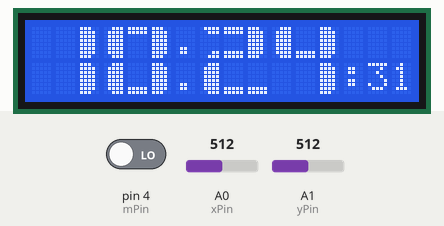
The sketch below on a simulated Arduino Uno, built with avr-gcc and run on an emulated ATmega328P. On the bench: 16×2 character LCD. The test bench sets the inputs (shaded band); at power-on: pin 4 (mPin) LOW, A0 (xPin) = 512, A1 (yPin) = 512. The local clock reads 2024-03-15 10:24:30 at power-on unless the sketch sets it; what the sketch prints to the serial monitor is not drawn.

Above: at 1.3 s.
1.4 s: pin 4 (mPin) driven HIGH
At 1.73 s:
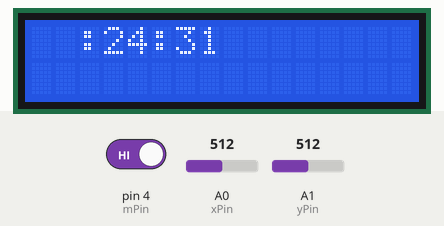
4.0 s: A0 (xPin) set to 390
At 4.17 s:
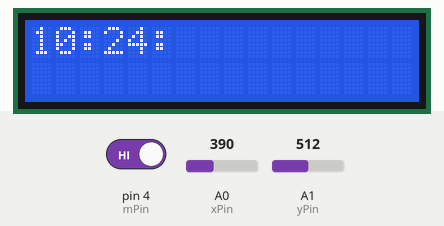
5.5 s: A1 (yPin) set to 390
At 5.69 s:
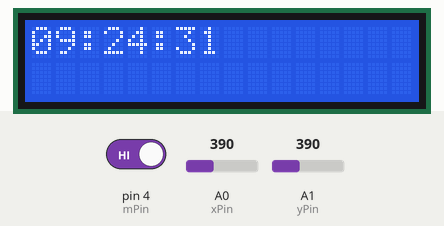
7.0 s: A0 (xPin) set to 410
At 8.4 s:
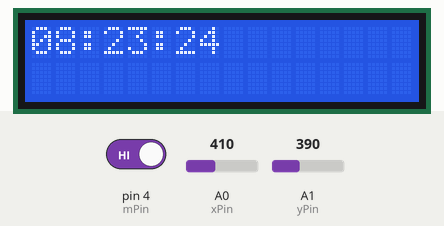
8.5 s: A1 (yPin) set to 410
At 9.04 s:
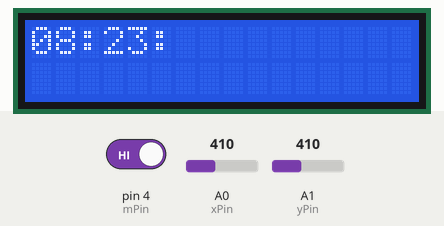
10.3 s: A0 (xPin) set to 306
At 10.87 s:
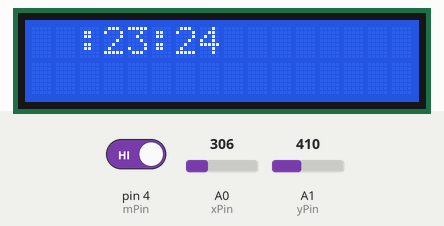
Timing chart, 0 to 13.2 s (numbered marks = the images above; inputs shaded):
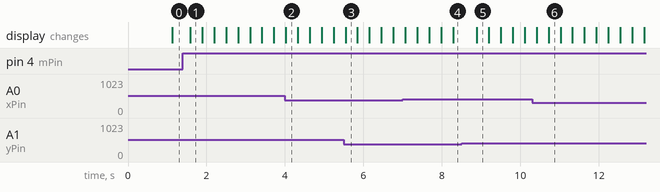

Measured:
- after the input at 1.4 s, the display: changes after 0.19 s (image 1)
- after the input at 4.0 s, the display: changes at once (image 2)
- after the input at 10.3 s, the display: first differs from a run without the input after 0.42 s (image 6)

The sketch:

big_clock.ino
```cpp
#include <DS1302.h>
#include <Wire.h>
#include <LiquidCrystal_I2C.h>

DS1302 rtc(5, 6, 7);
LiquidCrystal_I2C lcd(0x27,16,2);

int mPin = 4;
int xPin = 0;
int yPin = 1;

boolean editMode = 0;
boolean prevModeBtn = 0;

const int valPos[3] = {0, 3, 6};

const String format = "%02d";

byte bar1[8] =
{
        B11100,
        B11110,
        B11110,
        B11110,
        B11110,
        B11110,
        B11110,
        B11100
};
byte bar2[8] =
{
        B00111,
        B01111,
        B01111,
        B01111,
        B01111,
        B01111,
        B01111,
        B00111
};
byte bar3[8] =
{
        B11111,
        B11111,
        B00000,
        B00000,
        B00000,
        B00000,
        B11111,
        B11111
};
byte bar4[8] =
{
        B11110,
        B11100,
        B00000,
        B00000,
        B00000,
        B00000,
        B11000,
        B11100
};
byte bar5[8] =
{
        B01111,
        B00111,
        B00000,
        B00000,
        B00000,
        B00000,
        B00011,
        B00111
};
byte bar6[8] =
{
        B00000,
        B00000,
        B00000,
        B00000,
        B00000,
        B00000,
        B11111,
        B11111
};
byte bar7[8] =
{
        B00000,
        B00000,
        B00000,
        B00000,
        B00000,
        B00000,
        B00111,
        B01111
};
byte bar8[8] =
{
        B11111,
        B11111,
        B00000,
        B00000,
        B00000,
        B00000,
        B00000,
        B00000
};

byte dot[8] =
{
        B00000,
        B00000,
        B01110,
        B01110,
        B01110,
        B00000,
        B00000,
        B00000
};

void printDigit(int val, int pos){
  if(val < 10) {
    printNumber(0, pos);
    printNumber(val, pos+3);
  } else {
    printNumber(int(val/10), pos);
    printNumber(int(val - int(val/10)*10), pos+3);
  }
}

void printTime(){
  Time t = rtc.time();

  printDigit(t.hr, 0);
  customTwoDots(6);
  printDigit(t.min, 7);

  char buf1[4];
  snprintf(buf1, sizeof(buf1), ":%02d", t.sec);
  lcd.setCursor(13,1);
  lcd.print(buf1);
}

void checkMode(){
  boolean btn = digitalRead(mPin);
  if(prevModeBtn != btn) {
    delay(5);
    btn = digitalRead(mPin);
  }
  if(btn == HIGH && prevModeBtn == LOW) {
    editMode = !editMode;
    Serial.print("Mode changed to ");
    Serial.println(editMode);
  }
  prevModeBtn = btn;
}

void setup() {
  Serial.begin(9600);
  rtc.writeProtect(false);
  rtc.halt(false);

  Time t = rtc.time();
  if(t.yr < 2010) {
    Time newTime(2015, 1, 1, 0, 0, 0, Time::kMonday);
    rtc.time(newTime);
  }
  lcd.init();
  lcd.createChar(1,bar1);
  lcd.createChar(2,bar2);
  lcd.createChar(3,bar3);
  lcd.createChar(4,bar4);
  lcd.createChar(5,bar5);
  lcd.createChar(6,bar6);
  lcd.createChar(7,bar7);
  lcd.createChar(8,bar8);

  lcd.backlight();
}

void loop() {
  if(!editMode) {
    printTime();
  } else {
    setupTime();
  }
  delay(200);
  checkMode();
}
```

printCustomChars.ino
```cpp
void custom0(int col)
{ // uses segments to build the number 0
  lcd.setCursor(col, 0);
  lcd.write(2);
  lcd.write(8);
  lcd.write(1);
  lcd.setCursor(col, 1);
  lcd.write(2);
  lcd.write(6);
  lcd.write(1);
}

void custom1(int col)
{
  lcd.setCursor(col,0);
  lcd.write(32);
  lcd.write(32);
  lcd.write(1);
  lcd.setCursor(col,1);
  lcd.write(32);
  lcd.write(32);
  lcd.write(1);
}

void custom2(int col)
{
  lcd.setCursor(col,0);
  lcd.write(5);
  lcd.write(3);
  lcd.write(1);
  lcd.setCursor(col, 1);
  lcd.write(2);
  lcd.write(6);
  lcd.write(6);
}

void custom3(int col)
{
  lcd.setCursor(col,0);
  lcd.write(5);
  lcd.write(3);
  lcd.write(1);
  lcd.setCursor(col, 1);
  lcd.write(7);
  lcd.write(6);
  lcd.write(1);
}

void custom4(int col)
{
  lcd.setCursor(col,0);
  lcd.write(2);
  lcd.write(6);
  lcd.write(1);
  lcd.setCursor(col, 1);
  lcd.write(32);
  lcd.write(32);
  lcd.write(1);
}

void custom5(int col)
{
  lcd.setCursor(col,0);
  lcd.write(2);
  lcd.write(3);
  lcd.write(4);
  lcd.setCursor(col, 1);
  lcd.write(7);
  lcd.write(6);
  lcd.write(1);
}

void custom6(int col)
{
  lcd.setCursor(col,0);
  lcd.write(2);
  lcd.write(3);
  lcd.write(4);
  lcd.setCursor(col, 1);
  lcd.write(2);
  lcd.write(6);
  lcd.write(1);
}

void custom7(int col)
{
  lcd.setCursor(col,0);
  lcd.write(2);
  lcd.write(8);
  lcd.write(1);
  lcd.setCursor(col, 1);
  lcd.write(32);
  lcd.write(32);
  lcd.write(1);
}

void custom8(int col)
{
  lcd.setCursor(col, 0);
  lcd.write(2);
  lcd.write(3);
  lcd.write(1);
  lcd.setCursor(col, 1);
  lcd.write(2);
  lcd.write(6);
  lcd.write(1);
}

void custom9(int col)
{
  lcd.setCursor(col, 0);
  lcd.write(2);
  lcd.write(3);
  lcd.write(1);
  lcd.setCursor(col, 1);
  lcd.write(7);
  lcd.write(6);
  lcd.write(1);
}

void customTwoDots(int col)
{
  lcd.setCursor(col, 0);
  lcd.print(".");
  lcd.setCursor(col, 1);
  lcd.print(".");
}

void printNumber(int value, int col) {
  if (value == 0) {
    custom0(col);
  } if (value == 1) {
    custom1(col);
  } if (value == 2) {
    custom2(col);
  } if (value == 3) {
    custom3(col);
  } if (value == 4) {
    custom4(col);
  } if (value == 5) {
    custom5(col);
  } if (value == 6) {
    custom6(col);
  } if (value == 7) {
    custom7(col);
  } if (value == 8) {
    custom8(col);
  } if (value == 9) {
    custom9(col);
  }
}
```

setup.ino
```cpp
boolean blink = true;

void setupTime() {
  Time t = rtc.time();
  int pos = 1;
  int val = 0;
  int delta = 0;
  int editTimePos[] = {0, 3, 6};

  //print time for edit
  lcd.clear();
  char buf1[9];
  snprintf(buf1, sizeof(buf1), "%02d:%02d:%02d", t.hr, t.min, t.sec);
  lcd.setCursor(0,0);
  lcd.print(buf1);

  while(editMode) {
    if(pos == 1){
      int newTh = t.hr + delta;
      if(newTh < 0) newTh = 23;
      if(newTh > 23) newTh=0;
      t.hr = newTh;
      val = t.hr;
    } else if(pos == 2){
      int newMin = t.min + delta;
      if(newMin <0) newMin=59;
      if(newMin > 59) newMin=0;
      t.min = newMin;
      val = t.min;
    } else if(pos == 3){
      int newSec = t.sec + delta;
      if(newSec <0) newSec=59;
      if(newSec > 59) newSec=0;
      t.sec = newSec;
      val = t.sec;
    }

    lcd.setCursor(editTimePos[pos-1], 0);
    char buf[sizeof(format)];
    snprintf(buf, sizeof(buf), format.c_str(), val);
    if(blink && delta == 0) {
        lcd.print("  ");
    } else {
      lcd.print(buf);
    }

    delay(300);
    checkMode();
    if(!editMode) {
      rtc.time(t);
    }

    if(blink) {
      lcd.setCursor(editTimePos[pos-1], 0);
      lcd.print(buf);
    }
    blink = !blink;

    delta = 0;
    int x = analogRead(xPin);
    int y = analogRead(yPin);

    if(x > 650) {
      pos++;
    }
    if(x < 400) {
      pos--;
    }
    if(pos<1) {
      pos = 3;
    }
    if(pos>3) {
      pos = 1;
    }

    if(y > 650) {
      delta = 1;
    }
    if(y < 400) {
      delta = -1;
    }
  }

};
```
